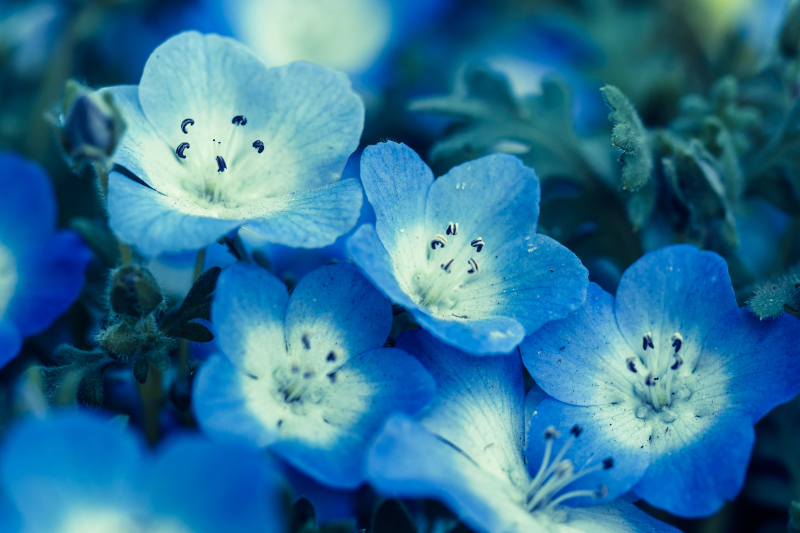
%> input picture kadai01/kadai01.jpg, 1600 x 1066 px (shown at 1/2 size)
$ octave kadai01.m   (GNU Octave 9; MATLAB toolbox functions it lacks are replaced by stand-ins)
%> lines starting %> are read from the running program, lines starting %| are printed output that depends on the picture
clear; % 変数のオールクリア

ORG=imread('kadai01.jpg'); % 原画像の入力
%> ORG is the input picture: size 1066x1600x3 uint8; mean R, G, B 47.2, 115.9, 150.6
imagesc(ORG); axis image; % 画像の表示
pause; % 一時停止

IMG = imresize(ORG,0.5); % 画像の縮小
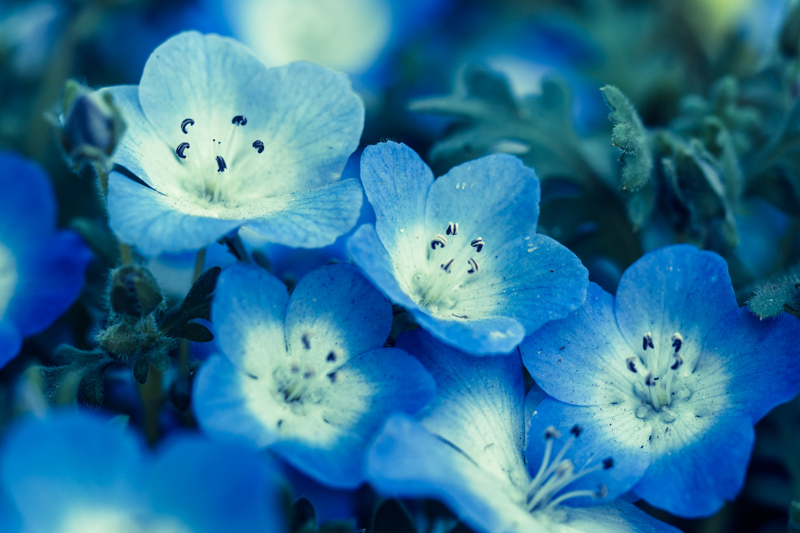
%> IMG: size 533x800x3 uint8; mean R, G, B 47.2, 115.9, 150.6
IMG2 = imresize(IMG,2,'box'); % 画像の拡大
imagesc(IMG2); axis image; % 画像の表示
pause; % 一時停止

IMG = imresize(IMG,0.5); % 画像の縮小
%> IMG: size 267x400x3 uint8
IMG2 = imresize(IMG,4,'box'); % 画像の拡大
%> IMG2: size 1068x1600x3 uint8
imagesc(IMG2); axis image; % 画像の表示
pause; % 一時停止

IMG = imresize(IMG,0.5); % 画像の縮小
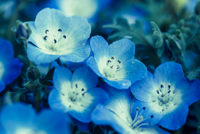
%> IMG: size 134x200x3 uint8; mean R, G, B 47.2, 115.9, 150.6
IMG2 = imresize(IMG,8,'box'); % 画像の拡大
%> IMG2: size 1072x1600x3 uint8
imagesc(IMG2); axis image; % 画像の表示
pause; % 一時停止

IMG = imresize(IMG,0.5); % 画像の縮小
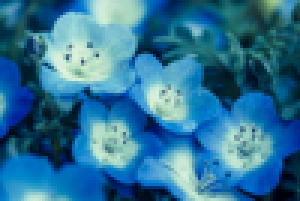
%> IMG: size 67x100x3 uint8 (shown 3 times larger); mean R, G, B 47.2, 115.9, 150.6
IMG2 = imresize(IMG,16,'box'); % 画像の拡大
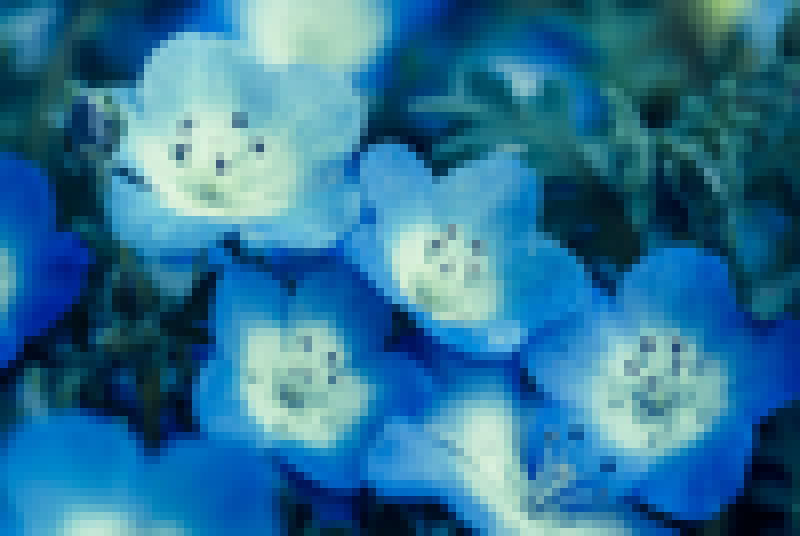
%> IMG2: size 1072x1600x3 uint8 (shown at 1/2 size); mean R, G, B 47.2, 115.9, 150.6; mean of the top-left, top-right, bottom-left and bottom-right quarters 129.8, 79.6, 93.3, 115.6
imagesc(IMG2); axis image; % 画像の表示
pause; % 一時停止

IMG = imresize(IMG,0.5); % 画像の縮小
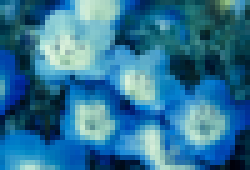
%> IMG: size 34x50x3 uint8 (shown 5 times larger); mean R, G, B 47.3, 115.9, 150.6
IMG2 = imresize(IMG,32,'box'); % 画像の拡大
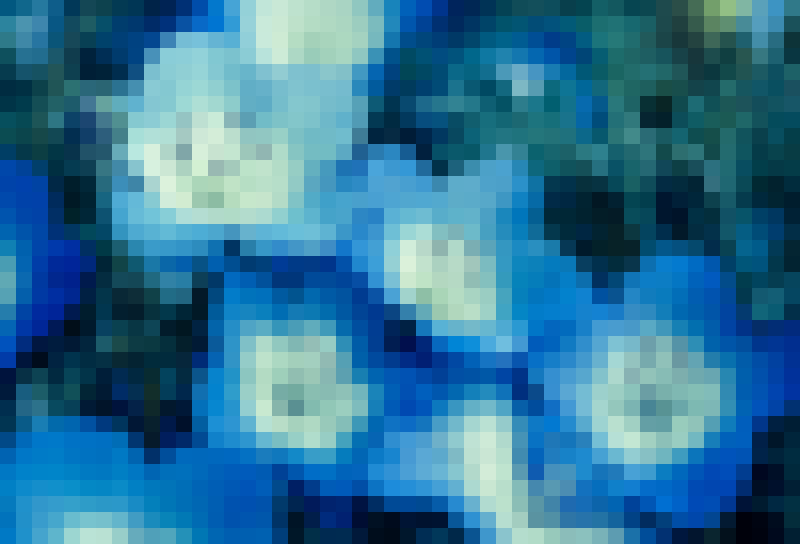
%> IMG2: size 1088x1600x3 uint8 (shown at 1/2 size); mean R, G, B 47.3, 115.9, 150.6
imagesc(IMG2); axis image; % 画像の表示

$ run again, with kadai01/kadai1_1.png saved as kadai01/kadai01.jpg
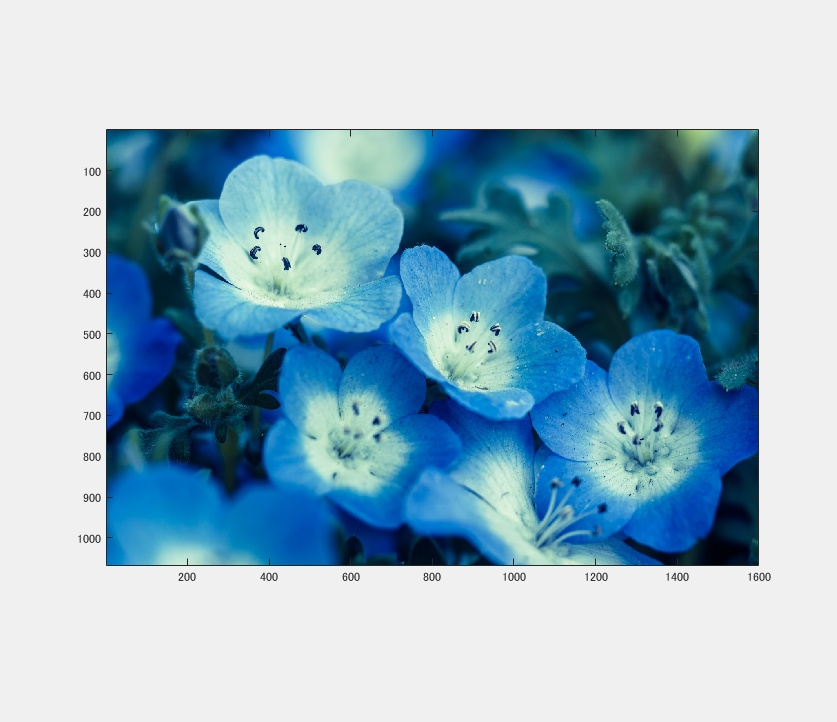
%> input picture kadai01/kadai1_1.png, 837 x 722 px
%> ORG is the input picture: size 722x837x3 uint8; mean R, G, B 148.8, 180.8, 197.1
%> `IMG = imresize(IMG,0.5);`:
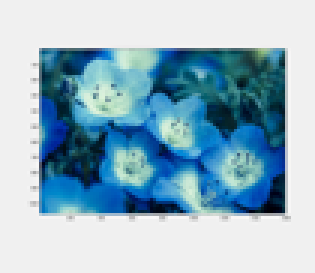
%> IMG: size 91x105x3 uint8 (shown 3 times larger); mean R, G, B 148.9, 180.8, 197.1
%> `IMG2 = imresize(IMG,32,'box');`:
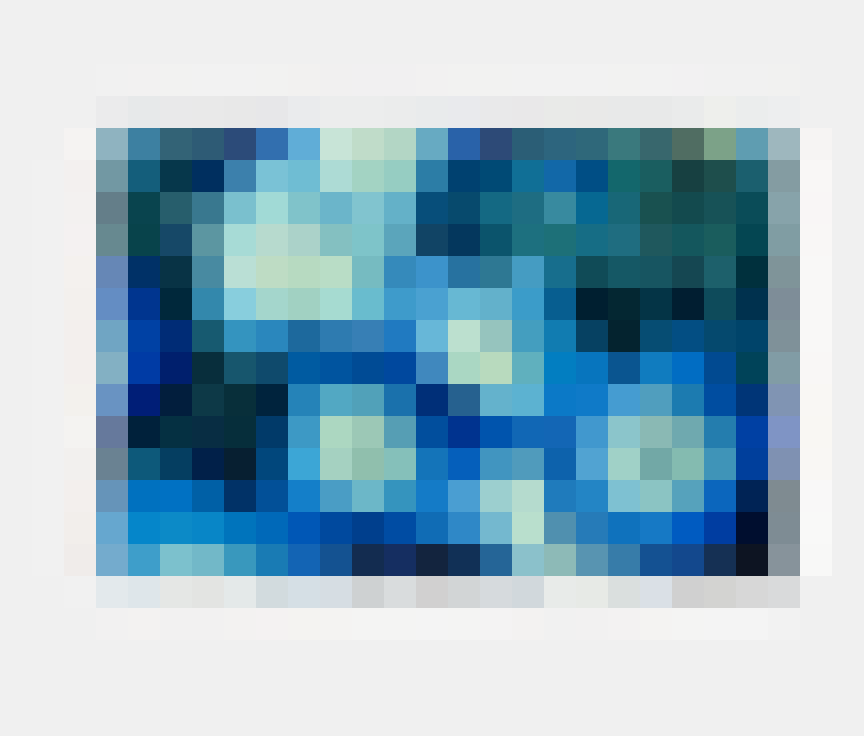
%> IMG2: size 736x864x3 uint8; mean R, G, B 149.3, 180.8, 197.1
